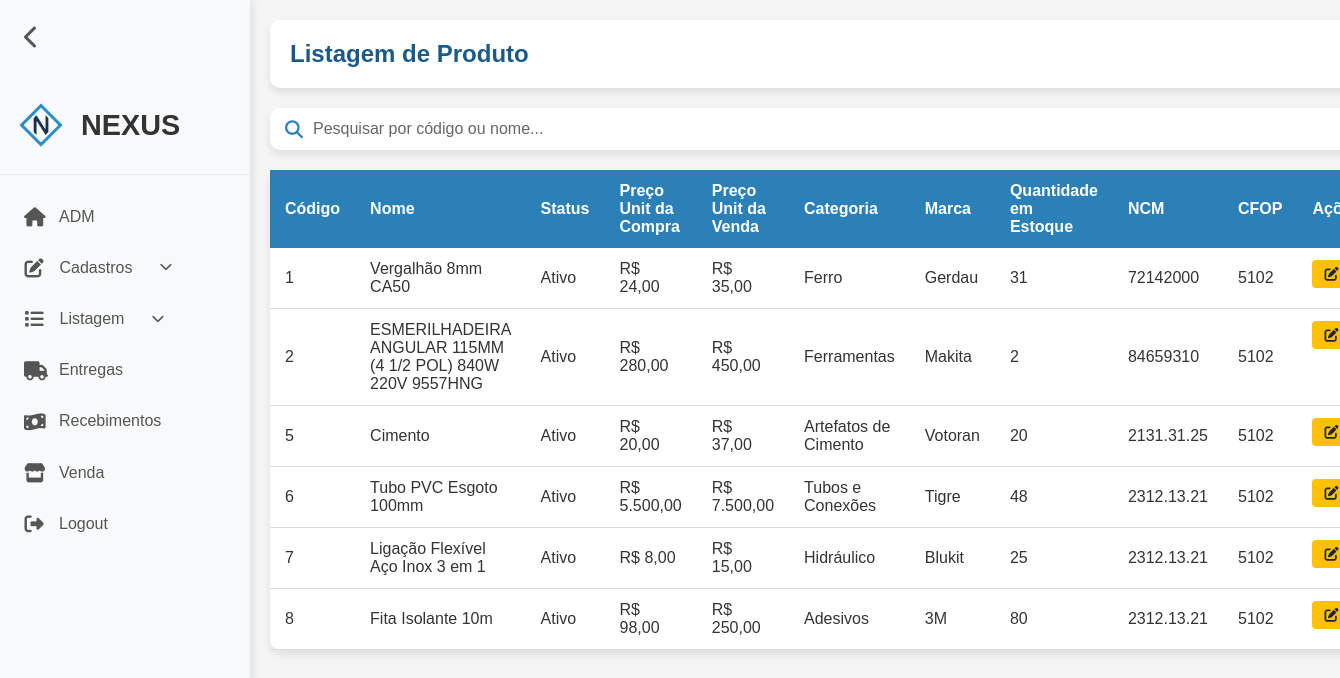
The app's page /produto-listar.php (signed in) with its own data.
### tables this page shows
CREATE TABLE `produto` (
  `codigo` int(11) NOT NULL,
  `status` tinyint(1) NOT NULL DEFAULT 1,
  `nome` varchar(100) NOT NULL,
  `precoUnitarioDaCompra` double(10,2) NOT NULL,
  `precoUnitarioDaVenda` double(10,2) NOT NULL,
  `quantEstoque` int(11) NOT NULL,
  `ncm` varchar(10) NOT NULL,
  `cfop` varchar(10) NOT NULL,
  `idMarca` int(11) NOT NULL,
  `idCategoria` int(11) NOT NULL,
  `unidMedida` varchar(6) NOT NULL
);

CREATE TABLE `categoria` (
  `codigo` int(11) NOT NULL,
  `status` tinyint(1) NOT NULL DEFAULT 1,
  `nome` varchar(45) NOT NULL
);

CREATE TABLE `marca` (
  `codigo` int(11) NOT NULL,
  `status` tinyint(1) NOT NULL DEFAULT 1,
  `nome` varchar(45) NOT NULL
);

### produto-listar.php (the view, shortened to what this page needs)
<?php
require_once("conexao.php");
$textoBusca = "";
if (isset($_GET['busca']) && !empty($_GET['busca'])) {
    $textoBusca = $_GET['busca'];
    $sql = "SELECT * FROM produto
            WHERE status = 1
            AND (nome LIKE '%$textoBusca%' OR codigo LIKE '%$textoBusca%')
            ORDER BY codigo";
    $resultado = mysqli_query($conexao, $sql);
    $sqlI = "SELECT * FROM produto
             WHERE status = 0
             AND (nome LIKE '%$textoBusca%' OR codigo LIKE '%$textoBusca%')
             ORDER BY codigo";
} else {
    $sql = "SELECT * FROM produto WHERE status = 1 ORDER BY codigo";
    $resultado = mysqli_query($conexao, $sql);
}
?>
<!DOCTYPE html>
<html lang="pt-BR">
<head>
    <link rel="stylesheet" href="assets/css/listar.css">
    <link rel="stylesheet" href="assets/css/reset.css">
    <link rel="stylesheet" href="assets/css/header.css">
    <link rel="stylesheet" href="assets/css/notificacoes.css">
    <link rel="stylesheet" href="https://cdnjs.cloudflare.com/ajax/libs/font-awesome/6.4.0/css/all.min.css">
</head>
<body>
    <?php require_once("header.php"); ?>
    <div class="container">
        <div class="card">
            <div class="card-body">
                <h5 class="title">
                    Listagem de Produto
                </h5>
            </div>
        </div>
        <div class="search-container">
            <form method="GET">
                <div class="search-box">
                    <i class="fas fa-search"></i>
                    <input type="text" id="searchInput" placeholder="Pesquisar por código ou nome..." name="busca" value="<?= $textoBusca ?>">
                </div>
            </form>
        </div>
        <table class="table-container">
            <thead>
                <tr>
                    <th scope="col">Código</th>
                    <th scope="col">Nome</th>
                    <th scope="col">Status</th>
                    <th scope="col">Preço Unit da Compra</th>
                    <th scope="col">Preço Unit da Venda</th>
                    <th scope="col">Categoria</th>
                    <th scope="col">Marca</th>
                    <th scope="col">Quantidade em Estoque</th>
                    <th scope="col">NCM</th>
                    <th scope="col">CFOP</th>
                    <th scope="col">Ações</th>
                </tr>
            </thead>
            <tbody>
                <?php
                while($linha = mysqli_fetch_assoc($resultado) ) { ?>
                <tr>
                    <td><?= $linha['codigo'] ?></td>
                    <td><?= $linha['nome'] ?></td>
                    <td><?= $linha['status'] == 1 ? 'Ativo' : 'Inativo' ?></td>
                    <td><?= "R$ " . number_format($linha['precoUnitarioDaCompra'], 2, ',', '.') ?></td>
                    <td><?= "R$ " . number_format($linha['precoUnitarioDaVenda'], 2, ',', '.') ?></td>
                    <td>
                        <?php
                            $sqlC = "SELECT nome FROM categoria WHERE codigo = " . $linha['idCategoria'];
                            $resultC = mysqli_query($conexao, $sqlC);
                            $rowC = mysqli_fetch_assoc($resultC);
                            echo $rowC['nome'];
                        ?>
                    </td>
                    <td>
                    <?php
                        $sqlM = "SELECT nome FROM marca WHERE codigo = " . $linha['idMarca'];
                        $resultM = mysqli_query($conexao, $sqlM);
                        $rowM = mysqli_fetch_assoc($resultM);
                        echo $rowM['nome'];
                    ?>
                    </td>
                    <td><?= $linha['quantEstoque'] ?></td>
                    <td><?= $linha['ncm'] ?></td>
                    <td><?= $linha['cfop'] ?></td>
                    <td class="actions">
                        <a href="produto-alterar.php?codigo=<?= $linha['codigo']?>" class="btn btn-warning">
                            <i class="fas fa-solid fa-pen-to-square"></i>Alterar</a>
                    </td>
                </tr>
                <?php } ?>
            </tbody>
        </table>
    </div>
</body>
</html>

### assets/css/listar.css (style rules this page uses)
:root { --azul-principal: #2c80b8; --azul-claro: #e6f2fa; --azul-escuro: #1a5a8a; --branco: #ffffff; --cinza-claro: #f5f5f5; --cinza-texto: #666666; --verde-sucesso: #28a745; --amarelo-alerta: #ffc107; --vermelho-perigo: #dc3545; }
body { background-color: var(--cinza-claro); color: #333; min-height: 100vh; }
.container { max-width: 1600px; margin: 0 auto; padding: 20px; min-height: 100vh; display: flex; flex-direction: column; }
.card { background-color: var(--branco); border-radius: 10px; box-shadow: 0 4px 8px rgba(0, 0, 0, 0.1); margin-bottom: 20px; overflow: hidden; }
.card-body { padding: 20px; }
.title { display: flex; justify-content: space-between; align-items: center; font-size: 24px; font-weight: 600; color: var(--azul-escuro); }
.table-container { overflow-x: auto; background-color: var(--branco); border-radius: 10px; box-shadow: 0 4px 8px rgba(0, 0, 0, 0.1); }
table { width: 100%; border-collapse: collapse; }
thead { background-color: var(--azul-principal); color: var(--branco); }
th, td { padding: 12px 15px; text-align: left; }
th { font-weight: 600; position: sticky; top: 0; }
tbody tr { transition: background-color 0.3s; border-bottom: 1px solid #ddd; }
.btn { display: inline-flex; align-items: center; justify-content: center; padding: 6px 12px; border: none; border-radius: 4px; cursor: pointer; font-size: 14px; text-decoration: none; transition: all 0.3s; gap: 5px; }
.btn-warning { background-color: var(--amarelo-alerta); color: #212529; }
.actions { display: flex; gap: 10px; }
.search-container { margin-bottom: 20px; }
.search-box { position: relative; display: flex; align-items: center; background-color: var(--branco); border-radius: 10px; box-shadow: 0 4px 8px rgba(0,0,0,0.1); padding: 12px 15px; gap: 10px; }
.search-box i.fa-search { color: var(--azul-principal); font-size: 18px; }
.search-box input { flex: 1; border: none; outline: none; font-size: 16px; color: #333; background: transparent; }
.search-box input::placeholder { color: var(--cinza-texto); }

### assets/css/header.css (style rules this page uses)
* { font-family: 'Arial', sans-serif; }
body { display: flex; min-height: 100vh; transition: margin-left 0.3s ease; margin-left: 250px; }

### records on screen
produto: codigo "1", nome "Vergalhão 8mm CA50", status "Ativo", precoUnitarioDaCompra "24,00", precoUnitarioDaVenda "35,00", idCategoria.nome "Ferro", idMarca.nome "Gerdau", quantEstoque "31", ncm "72142000", cfop "5102"
produto: codigo "2", nome "ESMERILHADEIRA ANGULAR 115MM (4 1/2 POL) 840W 220V 9557HNG", status "Ativo", precoUnitarioDaCompra "280,00", precoUnitarioDaVenda "450,00", idCategoria.nome "Ferramentas", idMarca.nome "Makita", quantEstoque "2", ncm "84659310", cfop "5102"
produto: codigo "5", nome "Cimento", status "Ativo", precoUnitarioDaCompra "20,00", precoUnitarioDaVenda "37,00", idCategoria.nome "Artefatos de Cimento", idMarca.nome "Votoran", quantEstoque "20", ncm "2131.31.25", cfop "5102"
produto: codigo "6", nome "Tubo PVC Esgoto 100mm", status "Ativo", precoUnitarioDaCompra "5.500,00", precoUnitarioDaVenda "7.500,00", idCategoria.nome "Tubos e Conexões", idMarca.nome "Tigre", quantEstoque "48", ncm "2312.13.21", cfop "5102"
produto: codigo "7", nome "Ligação Flexível Aço Inox 3 em 1", status "Ativo", precoUnitarioDaCompra "8,00", precoUnitarioDaVenda "15,00", idCategoria.nome "Hidráulico", idMarca.nome "Blukit", quantEstoque "25", ncm "2312.13.21", cfop "5102"
produto: codigo "8", nome "Fita Isolante 10m", status "Ativo", precoUnitarioDaCompra "98,00", precoUnitarioDaVenda "250,00", idCategoria.nome "Adesivos", idMarca.nome "3M", quantEstoque "80", ncm "2312.13.21", cfop "5102"
